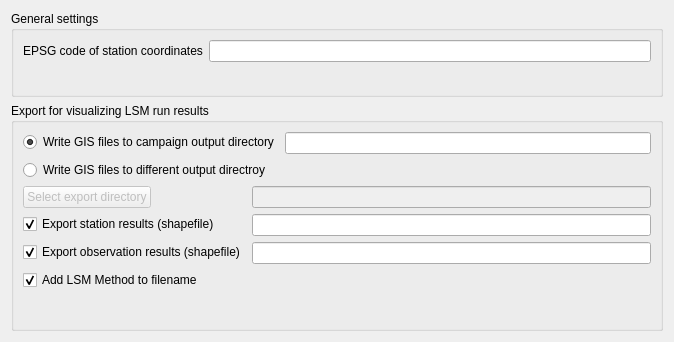
<?xml version="1.0" encoding="UTF-8"?>
<ui version="4.0">
 <class>Dialog_gis_settings</class>
 <widget class="QDialog" name="Dialog_gis_settings">
  <property name="geometry">
   <rect>
    <x>0</x>
    <y>0</y>
    <width>674</width>
    <height>342</height>
   </rect>
  </property>
  <property name="windowTitle">
   <string>GIS data export settings</string>
  </property>
  <layout class="QVBoxLayout" name="verticalLayout_3">
   <item>
    <widget class="QGroupBox" name="groupBox_general_settings">
     <property name="title">
      <string>General settings</string>
     </property>
     <layout class="QVBoxLayout" name="verticalLayout_2">
      <item>
       <layout class="QFormLayout" name="formLayout_2">
        <item row="0" column="0">
         <widget class="QLabel" name="label">
          <property name="toolTip">
           <string notr="true">EPSG code that defines the coordiante reference system of the station coordinates loaded from the station data file or from the observation input file(s).</string>
          </property>
          <property name="text">
           <string>EPSG code of station coordinates</string>
          </property>
         </widget>
        </item>
        <item row="0" column="1">
         <widget class="QLineEdit" name="lineEdit_stat_coord_epsg">
          <property name="toolTip">
           <string>EPSG code that defines the coordiante reference system of the station coordinates loaded from the station data file or from the observation input file(s).</string>
          </property>
         </widget>
        </item>
       </layout>
      </item>
      <item>
       <spacer name="verticalSpacer">
        <property name="orientation">
         <enum>Qt::Vertical</enum>
        </property>
        <property name="sizeHint" stdset="0">
         <size>
          <width>20</width>
          <height>40</height>
         </size>
        </property>
       </spacer>
      </item>
     </layout>
    </widget>
   </item>
   <item>
    <widget class="QGroupBox" name="groupBox_export_lsm_run_results">
     <property name="toolTip">
      <string>Settings for the GIS data export in the Results tab (export of LSM run results for data visualization).</string>
     </property>
     <property name="title">
      <string>Export for visualizing LSM run results</string>
     </property>
     <layout class="QVBoxLayout" name="verticalLayout">
      <item>
       <layout class="QFormLayout" name="formLayout_3">
        <item row="0" column="0">
         <widget class="QRadioButton" name="radioButton_campaign_output_dir">
          <property name="text">
           <string>Write GIS files to campaign output directory</string>
          </property>
          <property name="checked">
           <bool>true</bool>
          </property>
          <attribute name="buttonGroup">
           <string notr="true">buttonGroup_output_dir</string>
          </attribute>
         </widget>
        </item>
        <item row="0" column="1">
         <widget class="QLineEdit" name="lineEdit_output_subdir">
          <property name="toolTip">
           <string>&lt;html&gt;&lt;head/&gt;&lt;body&gt;&lt;p&gt;Subdirectory in the campaign's output directory for writing the results shapefiles.&lt;/p&gt;&lt;/body&gt;&lt;/html&gt;</string>
          </property>
         </widget>
        </item>
        <item row="1" column="0">
         <widget class="QRadioButton" name="radioButton_selected_output_dir">
          <property name="text">
           <string>Write GIS files to different output directroy</string>
          </property>
          <attribute name="buttonGroup">
           <string notr="true">buttonGroup_output_dir</string>
          </attribute>
         </widget>
        </item>
       </layout>
      </item>
      <item>
       <layout class="QFormLayout" name="formLayout">
        <item row="0" column="0">
         <widget class="QPushButton" name="pushButton_select_gis_output_dir">
          <property name="enabled">
           <bool>false</bool>
          </property>
          <property name="toolTip">
           <string>Select export directory</string>
          </property>
          <property name="text">
           <string>Select export directory</string>
          </property>
         </widget>
        </item>
        <item row="0" column="1">
         <widget class="QLineEdit" name="lineEdit_gis_output_dir">
          <property name="enabled">
           <bool>false</bool>
          </property>
          <property name="toolTip">
           <string>Export directory (derfault: campaign output directory)</string>
          </property>
         </widget>
        </item>
        <item row="1" column="0">
         <widget class="QCheckBox" name="checkBox_export_stat_results_shp">
          <property name="text">
           <string>Export station results (shapefile)</string>
          </property>
          <property name="checked">
           <bool>true</bool>
          </property>
         </widget>
        </item>
        <item row="1" column="1">
         <widget class="QLineEdit" name="lineEdit_filename_stat_results_shp">
          <property name="toolTip">
           <string>Filename without &quot;.shp&quot;</string>
          </property>
         </widget>
        </item>
        <item row="2" column="0">
         <widget class="QCheckBox" name="checkBox_export_obs_results_shp">
          <property name="text">
           <string>Export observation results (shapefile)</string>
          </property>
          <property name="checked">
           <bool>true</bool>
          </property>
         </widget>
        </item>
        <item row="2" column="1">
         <widget class="QLineEdit" name="lineEdit_filename_obs_results_shp">
          <property name="toolTip">
           <string>Filename without &quot;.shp&quot;</string>
          </property>
         </widget>
        </item>
        <item row="3" column="0">
         <widget class="QCheckBox" name="checkBox_add_lsm_method_filename">
          <property name="toolTip">
           <string>Add the LSM Method to the fileanem string. This is need e.g. to distinguished shapefiles created by from LSM runs using different estimation methods.</string>
          </property>
          <property name="text">
           <string>Add LSM Method to filename</string>
          </property>
          <property name="checked">
           <bool>true</bool>
          </property>
         </widget>
        </item>
       </layout>
      </item>
      <item>
       <spacer name="verticalSpacer_3">
        <property name="orientation">
         <enum>Qt::Vertical</enum>
        </property>
        <property name="sizeHint" stdset="0">
         <size>
          <width>20</width>
          <height>40</height>
         </size>
        </property>
       </spacer>
      </item>
      <item>
       <spacer name="verticalSpacer_2">
        <property name="orientation">
         <enum>Qt::Vertical</enum>
        </property>
        <property name="sizeHint" stdset="0">
         <size>
          <width>20</width>
          <height>6</height>
         </size>
        </property>
       </spacer>
      </item>
     </layout>
    </widget>
   </item>
  </layout>
 </widget>
 <resources/>
 <connections>
  <connection>
   <sender>radioButton_selected_output_dir</sender>
   <signal>toggled(bool)</signal>
   <receiver>pushButton_select_gis_output_dir</receiver>
   <slot>setEnabled(bool)</slot>
   <hints>
    <hint type="sourcelabel">
     <x>336</x>
     <y>403</y>
    </hint>
    <hint type="destinationlabel">
     <x>104</x>
     <y>434</y>
    </hint>
   </hints>
  </connection>
  <connection>
   <sender>radioButton_selected_output_dir</sender>
   <signal>toggled(bool)</signal>
   <receiver>lineEdit_gis_output_dir</receiver>
   <slot>setEnabled(bool)</slot>
   <hints>
    <hint type="sourcelabel">
     <x>336</x>
     <y>403</y>
    </hint>
    <hint type="destinationlabel">
     <x>422</x>
     <y>434</y>
    </hint>
   </hints>
  </connection>
  <connection>
   <sender>checkBox_export_obs_results_shp</sender>
   <signal>toggled(bool)</signal>
   <receiver>lineEdit_filename_obs_results_shp</receiver>
   <slot>setEnabled(bool)</slot>
   <hints>
    <hint type="sourcelabel">
     <x>162</x>
     <y>284</y>
    </hint>
    <hint type="destinationlabel">
     <x>480</x>
     <y>285</y>
    </hint>
   </hints>
  </connection>
  <connection>
   <sender>checkBox_export_stat_results_shp</sender>
   <signal>toggled(bool)</signal>
   <receiver>lineEdit_filename_stat_results_shp</receiver>
   <slot>setEnabled(bool)</slot>
   <hints>
    <hint type="sourcelabel">
     <x>145</x>
     <y>260</y>
    </hint>
    <hint type="destinationlabel">
     <x>480</x>
     <y>261</y>
    </hint>
   </hints>
  </connection>
 </connections>
 <buttongroups>
  <buttongroup name="buttonGroup_output_dir"/>
 </buttongroups>
</ui>
